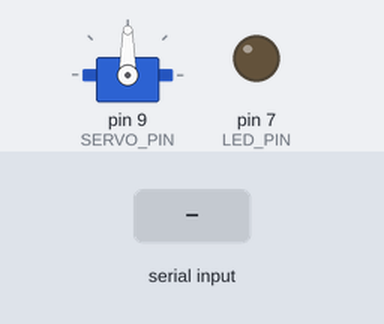
Simulated run of this sketch. Board: Arduino Uno, built with avr-gcc and run on an emulated ATmega328P. Parts: servo, output pins drawn as LEDs (lit = HIGH). The test bench sets the inputs (shaded band).

Above: at 1.2 s.
1.3 s: "3\n" received over the second serial link
At 1.4 s:
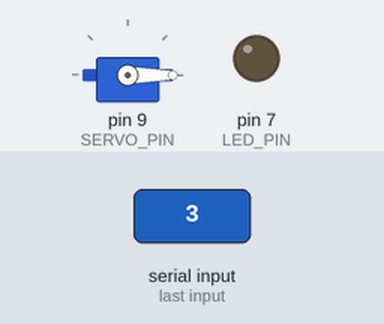
At 5.4 s:
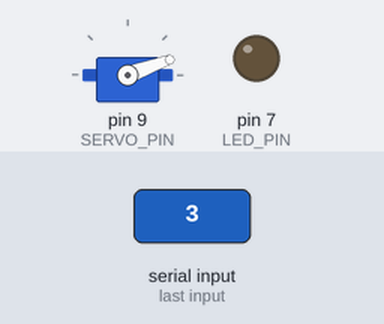
Timing chart, 0 to 23.0 s (numbered marks = the images above; inputs shaded):
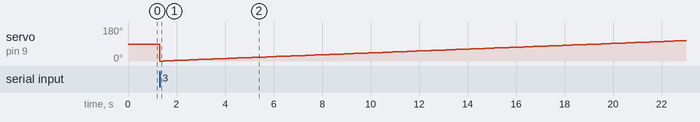

The sketch:

bluetooth01.ino
```cpp
#include <Servo.h>

#include <SoftwareSerial.h>

const int RX =2;
const int TX =3;
Servo servo = Servo();
const int SERVO_PIN = 9;
const int LED_PIN =7;
int i;
SoftwareSerial BT = SoftwareSerial(RX,TX);
void setup() {
  // put your setup code here, to run once:


     Serial.begin(115200UL);
     BT.begin(9600UL);
     BT.println("Welcome");
     pinMode(LED_PIN,OUTPUT);
     pinMode(SERVO_PIN, OUTPUT);
     servo.attach(SERVO_PIN);
}

void loop() {
  // put your main code here, to run repeatedly:
     if(BT.available()>0)
     {
      long value = BT.parseInt();
     if(value == 1)
     {
      digitalWrite(LED_PIN,HIGH);
     }
     else if(value ==0){
      digitalWrite(LED_PIN, LOW);
     }

     if(value ==3)
     for(i=0; i<180;i++)
    {
      servo.write(i);
     delay(200);
     if(i ==50)
   digitalWrite(LED_PIN,LOW);
   }

     }


//      Serial.println(BT.readString());
//
//     if(Serial.available())
//     {
//      BT.println(Serial.readString());
//     }
//     }
}


//     if(==2)
//
//     1입력시 relay 스위치  on
//     2      led  on
//     3입력시 relay      of
//     4     led    off
```

Measured:
- after the input at 1.3 s, servo on pin 9 (SERVO_PIN): 90° → 0° at once, → 1° 0.20 s later, → 2° 0.20 s later, → 3° 0.20 s later, … (109 changes in this stretch)
